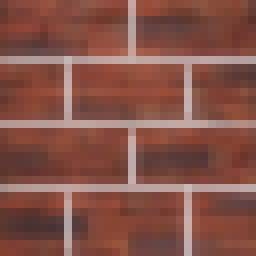
#> input picture img/Briques bis.png, 32 x 32 px, given as the content of the folder Sprite, which was not available (shown 8 times larger)
$ python allreverse.py
#> lines starting #> are read from the running program, lines starting #| are printed output that depends on the picture; pictures that were not available may be replaced by others from this repository, and a replacement may not be noted
import os
from PIL import Image

# Chemin du dossier contenant les images
folder_path = 'Sprite'

# Liste des fichiers d'images dans le dossier
image_paths = [os.path.join(folder_path, file) for file in os.listdir(folder_path) if file.lower().endswith(('.png', '.jpg', '.jpeg', '.gif', '.bmp', '.tiff'))]

# Ouvrir les images individuelles
images = [Image.open(image_path) for image_path in image_paths]
#> images = 1 item

# Créer une nouvelle image pour la spritesheet
total_width = sum([image.width for image in images])
#> total_width = 32
max_height = max([image.height for image in images])
#> max_height = 32
spritesheet = Image.new('RGBA', (total_width, max_height))
#> spritesheet: PIL image 32x32 RGBA; every value is 0

# Liste pour stocker les coordonnées de chaque image
image_coordinates = []

# Coordonnées x et y initiales
x, y = 0, 0

# Parcourez chaque image
for image in images:
    width, height = image.size
    spritesheet.paste(image, (x, y))
    image_coordinates.append((x, y, width, height))
    x += width  # Incrémentez la coordonnée x pour la prochaine image
#> this loop made 1 pass
#> (width, height, x) on pass 1: (32, 32, 32)
#> spritesheet is the input picture: PIL image 32x32 RGBA; mean R, G, B, A 132.7, 82.1, 71.7, 255
#> after the loop, image_coordinates = [(0, 0, 32, 32)]; x = 32

# Enregistrez la spritesheet
spritesheet.save('spritesheet1.png')


# Créer une nouvelle liste pour les images rotatées
rotated_images = []

# Effectuer une rotation de 90 degrés sur chaque image
for image in images:
    rotated_image = image.transpose(Image.ROTATE_270)
    rotated_images.append(rotated_image)
#> this loop made 1 pass
#> pass 1, `rotated_image = image.transpose(Image.ROTATE_270)`:
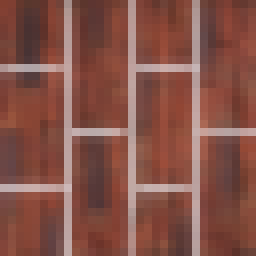
#> rotated_image: PIL image 32x32 RGBA (shown 8 times larger); mean R, G, B, A 132.7, 82.1, 71.7, 255
#> after the loop, rotated_images = 1 item

# Calculer la taille de la spritesheet
total_width = sum([image.width for image in rotated_images])
max_height = max([image.height for image in rotated_images])

# Créer une nouvelle image pour la spritesheet
spritesheet = Image.new('RGBA', (total_width, max_height))

# Coller les images individuelles côte à côte sur la spritesheet
x_offset = 0
for image in rotated_images:
    spritesheet.paste(image, (x_offset, 0))
    x_offset += image.width
#> this loop made 1 pass
#> x_offset on pass 1: 32
#> after the loop, x_offset = 32

# Enregistrez la spritesheet
spritesheet.save('spritesheet2.png')

# Liste pour stocker les coordonnées de chaque image
image_coordinates = []


# Créer une nouvelle liste pour les images reflétées horizontalement
reflected_images = []

# Effectuer une réflexion horizontale sur chaque image
for image in images:
    reflected_image = image.transpose(Image.FLIP_LEFT_RIGHT)
    reflected_images.append(reflected_image)
#> this loop made 1 pass
#> pass 1, `reflected_image = image.transpose(Image.FLIP_LEFT_RIGHT)`:
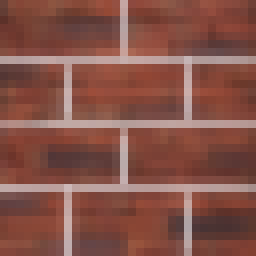
#> reflected_image: PIL image 32x32 RGBA (shown 8 times larger); mean R, G, B, A 132.7, 82.1, 71.7, 255
#> after the loop, reflected_images = 1 item

# Calculer la taille de la spritesheet
total_width = sum([image.width for image in reflected_images])
max_height = max([image.height for image in reflected_images])

# Créer une nouvelle image pour la spritesheet
spritesheet = Image.new('RGBA', (total_width, max_height))

# Coller les images individuelles côte à côte sur la spritesheet
x_offset = 0
for image in reflected_images:
    spritesheet.paste(image, (x_offset, 0))
    x_offset += image.width
#> after the loop, x_offset = 32

# Enregistrez la spritesheet
spritesheet.save('spritesheet3.png')
# Créer une nouvelle liste pour les images rotatées de 270 degrés
rotated_images = []

# Effectuer une rotation de 270 degrés (ou -90 degrés) sur chaque image
for image in images:
    rotated_image = image.transpose(Image.ROTATE_90)
    rotated_images.append(rotated_image)
#> this loop made 1 pass
#> pass 1, `rotated_image = image.transpose(Image.ROTATE_90)`:
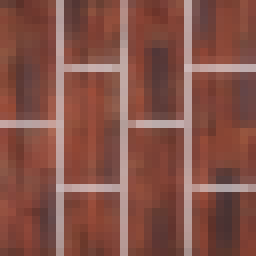
#> rotated_image: PIL image 32x32 RGBA (shown 8 times larger); mean R, G, B, A 132.7, 82.1, 71.7, 255

# Calculer la taille de la spritesheet
total_width = sum([image.width for image in rotated_images])
max_height = max([image.height for image in rotated_images])

# Créer une nouvelle image pour la spritesheet
spritesheet = Image.new('RGBA', (total_width, max_height))

# Coller les images individuelles côte à côte sur la spritesheet
x_offset = 0
for image in rotated_images:
    spritesheet.paste(image, (x_offset, 0))
    x_offset += image.width
#> after the loop, x_offset = 32

# Enregistrez la spritesheet
spritesheet.save('spritesheet4.png')

# Chargez vos 4 spritesheets différentes (remplacez les chemins par les vôtres)
spritesheet1 = Image.open('spritesheet1.png')
spritesheet2 = Image.open('spritesheet2.png')
spritesheet3 = Image.open('spritesheet3.png')
spritesheet4 = Image.open('spritesheet4.png')

# Obtenez les dimensions de chaque spritesheet
width1, height1 = spritesheet1.size
#> width1 = 32; height1 = 32
width2, height2 = spritesheet2.size
#> width2 = 32; height2 = 32
width3, height3 = spritesheet3.size
#> width3 = 32; height3 = 32
width4, height4 = spritesheet4.size
#> width4 = 32; height4 = 32

# Calculez la largeur et la hauteur totales de la spritesheet finale
total_width = max(width1, width2, width3, width4)
total_height = height1 + height2 + height3 + height4
#> total_height = 128

# Créez une nouvelle spritesheet vide
final_spritesheet = Image.new('RGBA', (total_width, total_height), (0, 0, 0, 0))
#> final_spritesheet: PIL image 32x128 RGBA; every value is 0

# Collez chaque spritesheet individuelle dans la spritesheet finale
final_spritesheet.paste(spritesheet1, (0, 0))
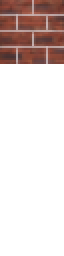
#> final_spritesheet: PIL image 32x128 RGBA (shown 2 times larger); mean R, G, B, A 33.2, 20.5, 17.9, 63.8; transparent parts drawn white
final_spritesheet.paste(spritesheet2, (0, height1))
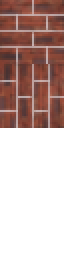
#> final_spritesheet: PIL image 32x128 RGBA (shown 2 times larger); mean R, G, B, A 66.3, 41, 35.9, 127.5; transparent parts drawn white
final_spritesheet.paste(spritesheet3, (0, height1 + height2))
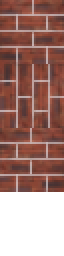
#> final_spritesheet: PIL image 32x128 RGBA (shown 2 times larger); mean R, G, B, A 99.5, 61.6, 53.8, 191.2; transparent parts drawn white
final_spritesheet.paste(spritesheet4, (0, height1 + height2 + height3))
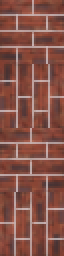
#> final_spritesheet: PIL image 32x128 RGBA (shown 2 times larger); mean R, G, B, A 132.7, 82.1, 71.7, 255

# Enregistrez la spritesheet finale
final_spritesheet.save('spritesheet_final.png')


nombreimage = int(input("Combien d'images ? : "))
#> the answer given: 3
width = int(input("Largeur de l'image : "))
#> the answer given: 100
height = int(input("Hauteur de l'image : "))
#> the answer given: 100
#> (the run stopped early here; a loop or call above may not have finished)

$ run again, on img/Briques.png
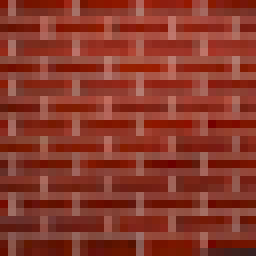
#> input picture img/Briques.png, 32 x 32 px, given as the content of the folder Sprite, which was not available (shown 8 times larger)
#> images = 1 item
#> total_width = 32
#> spritesheet: PIL image 32x32 RGBA; every value is 0
#> the loop `for image in images:` made 1 pass
#> (width, height, x) on pass 1: (32, 32, 32)
#> spritesheet is the input picture: PIL image 32x32 RGBA; mean R, G, B, A 137.3, 56.5, 42.5, 255
#> after the loop `for image in images:`: image_coordinates = [(0, 0, 32, 32)]; x = 32
#> the loop `for image in images:` made 1 pass
#> after the loop `for image in images:`: rotated_images = 1 item
#> the loop `for image in rotated_images:` made 1 pass
#> x_offset on pass 1: 32
#> after the loop `for image in rotated_images:`: x_offset = 32
#> after the loop `for image in images:`: reflected_images = 1 item
#> the loop `for image in reflected_images:` made 1 pass
#> after the loop `for image in reflected_images:`: x_offset = 32
#> the loop `for image in images:` made 1 pass
#> pass 1, `rotated_image = image.transpose(Image.ROTATE_90)`:
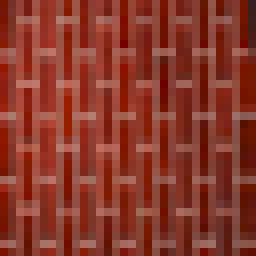
#> rotated_image: PIL image 32x32 RGBA (shown 8 times larger); mean R, G, B, A 137.3, 56.5, 42.5, 255
#> `final_spritesheet.paste(spritesheet4, (0, height1 + height2 + height3))`:
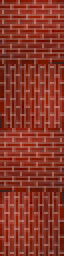
#> final_spritesheet: PIL image 32x128 RGBA (shown 2 times larger); mean R, G, B, A 137.3, 56.5, 42.5, 255
